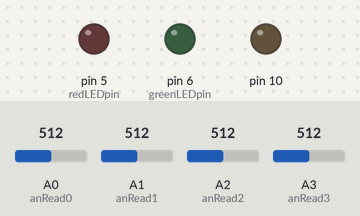
Recording of a sketch running on a simulated Arduino Uno, built with avr-gcc and run on an emulated ATmega328P. On the bench: output pins drawn as LEDs (lit = HIGH). Dashed ring = blinking. The test bench sets the inputs (shaded band); at power-on: A0 (anRead0) = 512, A1 (anRead1) = 512, A2 (anRead2) = 512, A3 (anRead3) = 512. The local clock reads 2024-03-15 10:24:30 at power-on unless the sketch sets it; storage starts empty; what the sketch prints to the serial monitor is not drawn.

Above: at 0.06 s.
At 2.87 s:
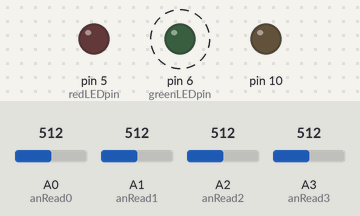
Timing chart, 0 to 3.2 s (numbered marks = the images above):
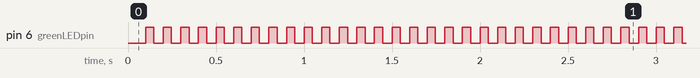

Measured:
- by itself, pin 6 (greenLEDpin): alternates HIGH for 0.05 s and LOW for 0.05 s

The sketch:

AnalogLogger_Simplified.ino
```cpp
#include <SPI.h>
#include <SD.h>
#include <Wire.h>
#include "RTClib.h"

// A simple data logger for the Arduino analog pins

// how many milliseconds between grabbing data and logging it. 1000 ms is once a second
#define LOG_INTERVAL  100 // mills between entries (reduce to take more/faster data)

// how many milliseconds before writing the logged data permanently to disk
// set it to the LOG_INTERVAL to write each time (safest)
// set it to 10*LOG_INTERVAL to write all data every 10 datareads, you could lose up to
// the last 10 reads if power is lost but it uses less power and is much faster!
#define SYNC_INTERVAL 10000 // mills between calls to flush() - to write data to the card
uint32_t syncTime = 0; // time of last sync()

#define ECHO_TO_SERIAL   0 // echo data to serial port
#define WAIT_TO_START    0 // Wait for serial input in setup()

// the digital pins that connect to the LEDs
#define redLEDpin 5
#define greenLEDpin 6

#define anRead0 0 //analog 0
#define anRead1 1 //analog 1
#define anRead2 2 //analog 2
#define anRead3 3 //analog 3


#define aref_voltage 3.3         // we tie 3.3V to ARef and measure it with a multimeter!
#define bandgap_voltage 1.1      // this is not super guaranteed but its not -too- off

RTC_DS1307 RTC; // define the Real Time Clock object

// for the data logging shield, we use digital pin 10 for the SD cs line
const int chipSelect = 10;

// the logging file
File logfile;

void error(char const *str)
{
  Serial.print("error: ");
  Serial.println(str);

  // red LED indicates error
  digitalWrite(redLEDpin, HIGH);

  while(1);
}

void setup(void)
{
  Serial.begin(9600);
  Serial.println();

  // use debugging LEDs
  pinMode(redLEDpin, OUTPUT);
  pinMode(greenLEDpin, OUTPUT);

#if WAIT_TO_START
  Serial.println("Type any character to start");
  while (!Serial.available());
#endif //WAIT_TO_START

  // initialize the SD card
  Serial.print("Initializing SD card...");
  // make sure that the default chip select pin is set to
  // output, even if you don't use it:
  pinMode(10, OUTPUT);

  // see if the card is present and can be initialized:
  if (!SD.begin(chipSelect)) {
    error("Card failed, or not present");
  }
  Serial.println("card initialized.");

  // create a new file
  char filename[] = "LOGGER00.CSV";
  for (uint8_t i = 0; i < 100; i++) {
    filename[6] = i/10 + '0';
    filename[7] = i%10 + '0';
    if (! SD.exists(filename)) {
      // only open a new file if it doesn't exist
      logfile = SD.open(filename, FILE_WRITE);
      break;  // leave the loop!
    }
  }

  if (! logfile) {
    error("couldnt create file");
  }

  Serial.print("Logging to: ");
  Serial.println(filename);

  // connect to RTC
  Wire.begin();
  if (!RTC.begin()) {
    logfile.println("RTC failed");
#if ECHO_TO_SERIAL
    Serial.println("RTC failed");
#endif  //ECHO_TO_SERIAL
  }


  logfile.println("millis,stamp,datetime,v0,v1,v2,v3");
#if ECHO_TO_SERIAL
  Serial.println("millis,stamp,datetime,v0,v1,v2,v3");
#endif //ECHO_TO_SERIAL

  // If you want to set the aref to something other than 5v
 // analogReference(EXTERNAL);
}

void loop(void)
{
  DateTime now;

  // delay for the amount of time we want between readings
  delay((LOG_INTERVAL -1) - (millis() % LOG_INTERVAL));

  digitalWrite(greenLEDpin, HIGH);

  // log milliseconds since starting
  uint32_t m = millis();
  logfile.print(m);           // milliseconds since start
  logfile.print(", ");
#if ECHO_TO_SERIAL
  Serial.print(m);         // milliseconds since start
  Serial.print(", ");
#endif

  // fetch the time
  now = RTC.now();
  // log time
  logfile.print(now.unixtime()); // seconds since 1/1/1970
  logfile.print(", ");
  logfile.print('"');
  logfile.print(now.year(), DEC);
  logfile.print("/");
  logfile.print(now.month(), DEC);
  logfile.print("/");
  logfile.print(now.day(), DEC);
  logfile.print(" ");
  logfile.print(now.hour(), DEC);
  logfile.print(":");
  logfile.print(now.minute(), DEC);
  logfile.print(":");
  logfile.print(now.second(), DEC);
  logfile.print('"');
#if ECHO_TO_SERIAL
  Serial.print(now.unixtime()); // seconds since 1/1/1970
  Serial.print(", ");
  Serial.print('"');
  Serial.print(now.year(), DEC);
  Serial.print("/");
  Serial.print(now.month(), DEC);
  Serial.print("/");
  Serial.print(now.day(), DEC);
  Serial.print(" ");
  Serial.print(now.hour(), DEC);
  Serial.print(":");
  Serial.print(now.minute(), DEC);
  Serial.print(":");
  Serial.print(now.second(), DEC);
  Serial.print('"');
#endif //ECHO_TO_SERIAL

  // converting that reading to voltage, for 3.3v arduino use 3.3, for 5.0, use 5.0
  delay(10);
  int anRead0cnt = analogRead(anRead0);
  float anRead0volt = anRead0cnt * aref_voltage / 1024;
  delay(10);
  int anRead1cnt = analogRead(anRead1);
  float anRead1volt = anRead1cnt * aref_voltage / 1024;
  delay(10);
  int anRead2cnt = analogRead(anRead2);
  float anRead2volt = anRead2cnt * aref_voltage / 1024;
  delay(10);
  int anRead3cnt = analogRead(anRead3);
  float anRead3volt = anRead3cnt * aref_voltage / 1024;

  // print to the log file
  logfile.print(", ");
  logfile.print(anRead0volt);
  logfile.print(", ");
  logfile.print(anRead1volt);
  logfile.print(", ");
  logfile.print(anRead2volt);
  logfile.print(", ");
  logfile.print(anRead3volt);
#if ECHO_TO_SERIAL
  Serial.print(", ");
  Serial.print(anRead0Volt);
  Serial.print(", ");
  Serial.print(anRead1Volt);
  Serial.print(", ");
  Serial.print(anRead2Volt);
  Serial.print(", ");
  Serial.print(anRead3Volt);
#endif //ECHO_TO_SERIAL


  logfile.println();
#if ECHO_TO_SERIAL
  Serial.println();
#endif // ECHO_TO_SERIAL

  digitalWrite(greenLEDpin, LOW);

  // Now we write data to disk! Don't sync too often - requires 2048 bytes of I/O to SD card
  // which uses a bunch of power and takes time
  if ((millis() - syncTime) < SYNC_INTERVAL) return;
  syncTime = millis();

  // blink LED to show we are syncing data to the card & updating FAT!
  digitalWrite(redLEDpin, HIGH);
  logfile.flush();
  digitalWrite(redLEDpin, LOW);

}
```
